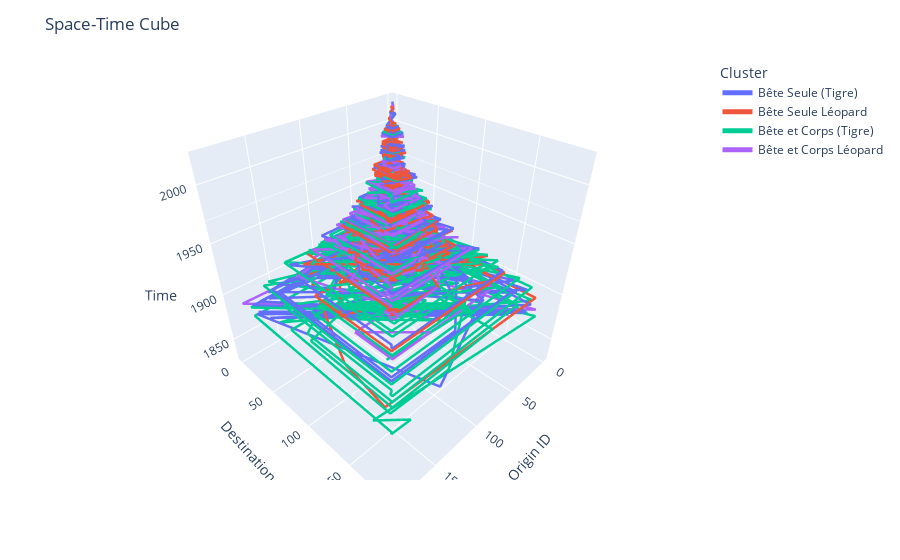

Here is the notebook cell this chart was saved with:
### Code cell
fig = px.line_3d(transformed_df, x='origin', y='destination', z='Date', color='Cluster', hover_name='City')
fig.update_traces(line=dict(width=5))
fig.update_layout(title='Space-Time Cube', 
                  scene=dict(
                      xaxis_title='Origin ID',
                      yaxis_title='Destination ID',
                      zaxis_title='Time'
                  ))
fig.show()

# Exporting the plot
fig.write_html('3d_cube.html', auto_open=True)
fig.write_image("3d_cube.png", scale=7, width=2000)

### Figure 1 — Plotly figure (JSON) as saved in the notebook; plotly's stock layout.template omitted (floating-point values rounded to 4 significant figures; data arrays with more than 128 entries replaced by an {"elided": "..."} marker saying what was removed)
{"data": [{"hovertemplate": "<b>%{hovertext}</b><br><br>Cluster=Bête Seule (Tigre)<br>origin=%{x}<br>destination=%{y}<br>Date=%{z}<extra></extra>", "hovertext": {"elided": "801 str values"}, "legendgroup": "Bête Seule (Tigre)", "line": {"color": "#636efa", "dash": "solid", "width": 5}, "marker": {"symbol": "circle"}, "mode": "lines", "name": "Bête Seule (Tigre)", "scene": "scene", "showlegend": true, "type": "scatter3d", "x": {"elided": "801 int values"}, "y": {"elided": "801 int values"}, "z": {"elided": "801 str values"}}, {"hovertemplate": "<b>%{hovertext}</b><br><br>Cluster=Bête Seule Léopard<br>origin=%{x}<br>destination=%{y}<br>Date=%{z}<extra></extra>", "hovertext": {"elided": "493 str values"}, "legendgroup": "Bête Seule Léopard", "line": {"color": "#EF553B", "dash": "solid", "width": 5}, "marker": {"symbol": "circle"}, "mode": "lines", "name": "Bête Seule Léopard", "scene": "scene", "showlegend": true, "type": "scatter3d", "x": {"elided": "493 int values"}, "y": {"elided": "493 int values"}, "z": {"elided": "493 str values"}}, {"hovertemplate": "<b>%{hovertext}</b><br><br>Cluster=Bête et Corps (Tigre)<br>origin=%{x}<br>destination=%{y}<br>Date=%{z}<extra></extra>", "hovertext": {"elided": "559 str values"}, "legendgroup": "Bête et Corps (Tigre)", "line": {"color": "#00cc96", "dash": "solid", "width": 5}, "marker": {"symbol": "circle"}, "mode": "lines", "name": "Bête et Corps (Tigre)", "scene": "scene", "showlegend": true, "type": "scatter3d", "x": {"elided": "559 int values"}, "y": {"elided": "559 int values"}, "z": {"elided": "559 str values"}}, {"hovertemplate": "<b>%{hovertext}</b><br><br>Cluster=Bête et Corps Léopard<br>origin=%{x}<br>destination=%{y}<br>Date=%{z}<extra></extra>", "hovertext": {"elided": "275 str values"}, "legendgroup": "Bête et Corps Léopard", "line": {"color": "#ab63fa", "dash": "solid", "width": 5}, "marker": {"symbol": "circle"}, "mode": "lines", "name": "Bête et Corps Léopard", "scene": "scene", "showlegend": true, "type": "scatter3d", "x": {"elided": "275 int values"}, "y": {"elided": "275 int values"}, "z": {"elided": "275 str values"}}], "layout": {"autosize": true, "legend": {"title": {"text": "Cluster"}, "tracegroupgap": 0}, "margin": {"t": 60}, "scene": {"aspectmode": "auto", "aspectratio": {"x": 1, "y": 1, "z": 1}, "camera": {"center": {"x": 0, "y": 0, "z": 0}, "eye": {"x": 1.179, "y": 1.179, "z": 1.179}, "projection": {"type": "perspective"}, "up": {"x": 0, "y": 0, "z": 1}}, "domain": {"x": [0, 1], "y": [0, 1]}, "xaxis": {"title": {"text": "Origin ID"}, "type": "linear"}, "yaxis": {"title": {"text": "Destination ID"}, "type": "linear"}, "zaxis": {"title": {"text": "Time"}, "type": "date"}}, "title": {"text": "Space-Time Cube"}}}
